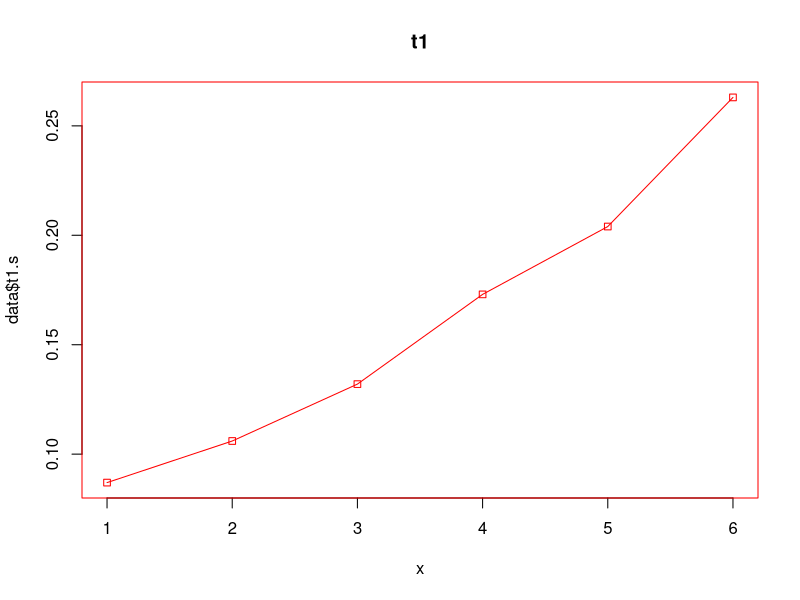
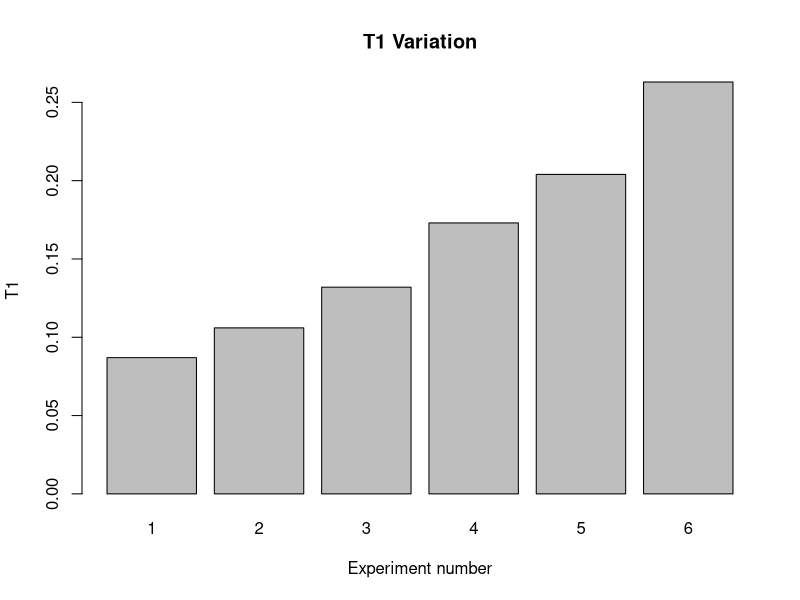
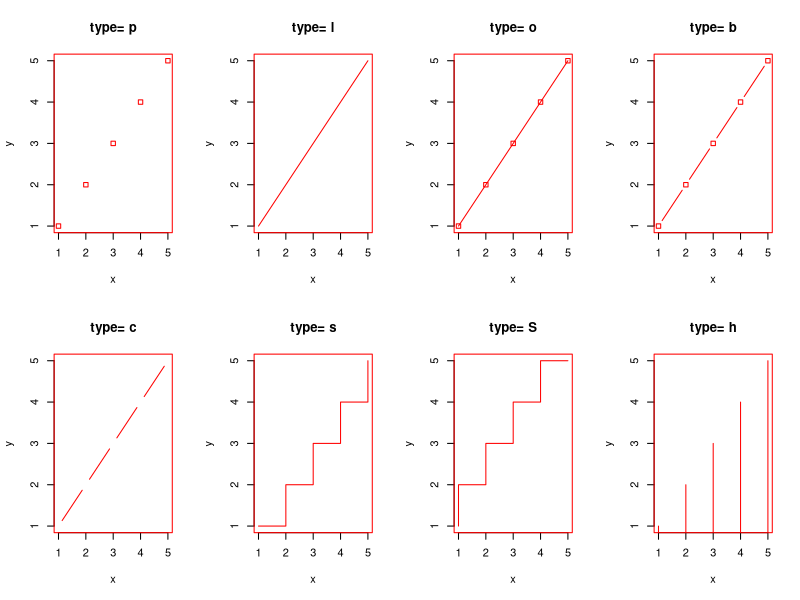
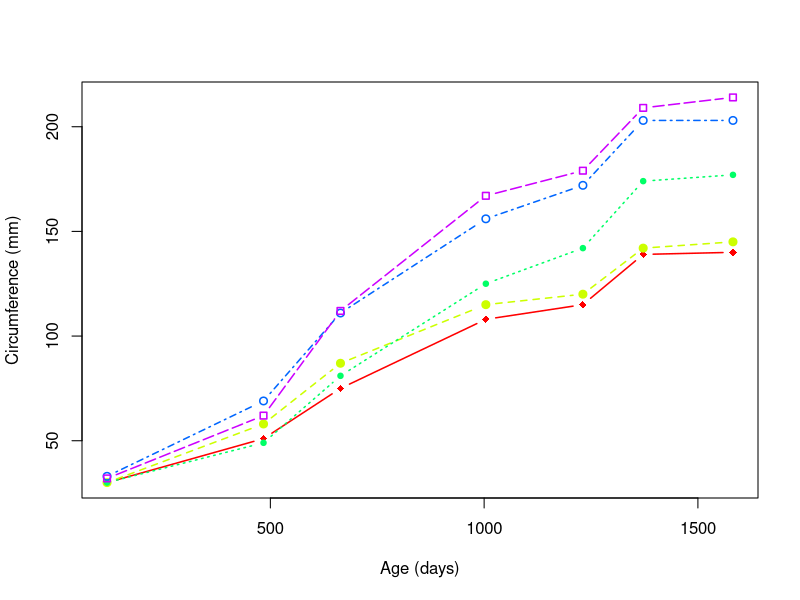

The R script that drew these images, in order:
data = read.csv("TABELAS - MEDIDA 1 - FISICA - experimento 1.csv")
x <- c(1:length(data$t1.s))
heading = "t1"
par(pch=22, col="red") # plotting symbol and color
# dev.new(width=5, height=4)
plot(x, data$t1.s, type="o", main=heading)


counts <- data$t1.s
names(counts) = x
# dev.new(width=5, height=4)
barplot(counts, main="T1 Variation",
        xlab="Experiment number", ylab="T1") 

# lines(x, data$t1.s, type="S")
x <- c(1:5); y <- x # create some data
par(pch=22, col="red") # plotting symbol and color
par(mfrow=c(2,4)) # all plots on one page
opts = c("p","l","o","b","c","s","S","h")
for(i in 1:length(opts)){
  heading = paste("type=",opts[i])
  plot(x, y, type=opts[i], main=heading)
}

# x <- c(1:5); y <- x # create some data
# par(pch=22, col="blue") # plotting symbol and color
# par(mfrow=c(2,4)) # all plots on one page
# opts = c("p","l","o","b","c","s","S","h")
# for(i in 1:length(opts)){
#   heading = paste("type=",opts[i])
#   plot(x, y, main=heading)
#   lines(x, y, type=opts[i])
# }

# Create Line Chart

# convert factor to numeric for convenience
Orange$Tree <- as.numeric(Orange$Tree)
ntrees <- max(Orange$Tree)

# get the range for the x and y axis
xrange <- range(Orange$age)
yrange <- range(Orange$circumference)

dev.new(width=5, height=4)

# set up the plot
plot(xrange, yrange, type="n", xlab="Age (days)",
     ylab="Circumference (mm)" )
colors <- rainbow(ntrees)
linetype <- c(1:ntrees)
plotchar <- seq(18,18+ntrees,1)


# add lines
for (i in 1:ntrees) {
  tree <- subset(Orange, Tree==i)
  lines(tree$age, tree$circumference, type="b", lwd=1.5,
        lty=linetype[i], col=colors[i], pch=plotchar[i])
}

# # add a title and subtitle
# title("Tree Growth", "example of line plot")
# 
# # add a legend
# legend(xrange[1], yrange[2], 1:ntrees, cex=0.8, col=colors,
#        pch=plotchar, lty=linetype, title="Tree")